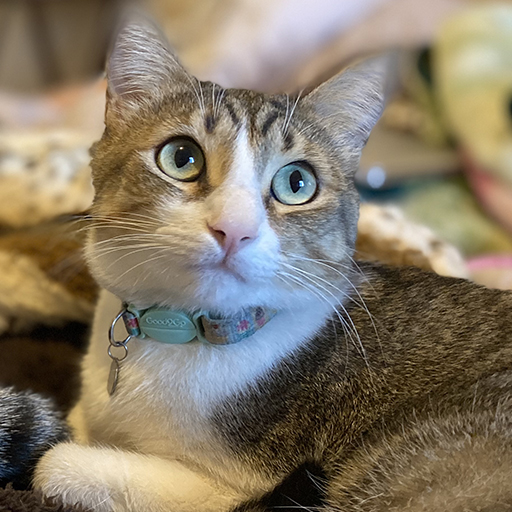
#> input picture Códigos/02 - Algebra Lineal y Estadistica/Imagenes/Lily.jpg, 512 x 512 px
$ jupyter execute 'e. Ruido en Imagenes.ipynb'
#> lines starting #> are read from the running program, lines starting #| are printed output that depends on the picture
<div class="alert alert-block alert-info">
<span style="color: rgb(0,53,91);">
<center></center>
<font face = "Times New Roman" size = "6"><b><center>Ingenierías ITESO</center></b></font>
<font face = "Times New Roman" size = "5"><b><center>Programación para Análisis de Datos</center></b></font>

<b><font face = "Times New Roman" size = "4"><center>Tema 2: Álgebra Lineal y Estadística</center></font>
<font face = "Times New Roman" size = "4"><center>Subtema e: Ruido en Imágenes</center></font></b>
<div align="right"><font face = "Times New Roman" size = "2">Dr. Iván Esteban Villalón Turrubiates (villalon@iteso.mx)</font></div>
</span></div>

## Ruido en Imágenes
La agregación artificial de **Ruido** es una operación ampliamente utilizada en el procesamiento digital de imágenes, la imagen de entrada ***f(x,y)*** se **convoluciona** con la respuesta del sistema ***h(x,y)*** para producir la imagen de salida modificada ***g(x,y)***, la cual es alterada por la agregación de ruido ***n(x,y)***.

<center></center>

Matemáticamente se expresa de la siguiente manera (*donde M,N son la cantidad de renglones y columnas, respectivamente*):

$$ g(x,y) = f(x,y) * h(x,y) + n(x,y) = \sum_{k=0}^{M-1}\sum_{l=0}^{N-1}f(k,l)h(x-k,y-l) + n(x,y) $$

Se realizará la aplicación de agregación de **Ruido** a la imagen de **Lily**, para ello el primer paso será cargar la imagen por medio de los siguientes pasos:
1. Importar las librerías **Scikit-Image**, **NumPy** y **Matplotlib** que serán empleadas.
2. Cargar el archivo con la imagen de **Lily** y almacenarlo en la matriz correspondiente.
3. Se asignarán los valores del número de renglones, columnas y bandas a variables para su posterior uso empleando el método `.shape`.
4. Se muestra la imagen para verificarla.

[cell 1]
#Importación de Librerías
from skimage import io
import numpy as np
import matplotlib.pyplot as plt

#Lectura de la Imagen desde un archivo JPG
Lily = io.imread("./Imagenes/Lily.jpg")
#> Lily is the input picture: shape (512, 512, 3); mean R, G, B 133.3, 122.3, 104.2

#Asignación de los valores del número de renglones, columnas y bandas en la imagen
R = Lily.shape[0]
#> R = 512
C = Lily.shape[1]
#> C = 512
B = Lily.shape[2]
#> B = 3

#Impresión de la Imagen
plt.imshow(Lily)
plt.axis('off')
plt.title("Lily")
plt.show()

La operación de ***Ruido*** agrega valores adicionales de manera aleatoria a cada uno de los pixeles en la imagen ***RGB*** de `Lily` en sus tres bandas, esto se realiza por medio del método `.random.normal(a,b)` de **NumPy**, en el cual los argumentos son:

* El argumento `a` indica el valor de la media del ruido a ser agregado.
* El argumento `b` indica el valor de la desviación estándar del ruido a ser agregado.

Para realizar la operación de agregación de ***Ruido*** se creará una ***Función*** de nombre `imagenRuido()` que aceptará como parámetros a la imagen, el valor de la media del ruido y el valor de la desviación estándar del ruido. Se realizarán las siguientes operaciones para cada uno de los pixeles en la imagen original:
1. Se inicializará con ceros una matriz de las mismas dimensiones que la imagen original, en la cual se almacenará el resultado. Esto se realiza por medio del método `.zeros()` de **NumPy**.
2. A cada uno de los pixeles en las tres bandas de la imagen se le agregará un valor aleatorio generado por medio del método `.random.normal(a,b)` de **NumPy**.

[cell 2]
#Función para Agregación de Ruido
def imagenRuido(Imagen,med,des):

    #Inicialización de la imagen con ruido
#> called with med = 80, des = 20
    Ruido = np.zeros((R,C,B))

    #Formación de la imagen con ruido
    for i in range(0,R):
        for j in range(0,C):
            for k in range(0,B):
                Ruido[i,j,k] = Imagen[i,j,k] + np.random.normal(med,des)
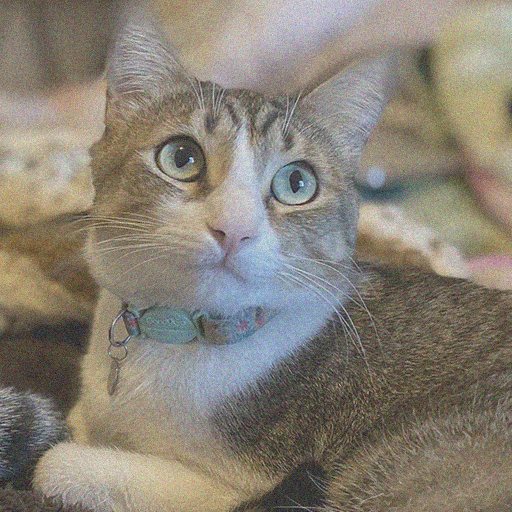
#> Ruido: shape (512, 512, 3) float64; mean R, G, B 213.4, 202.3, 184.2; drawn with min black and max white
    return Ruido

Durante la operación de agregación de ***Ruido*** a la imagen, los valores resultantes pueden estar fuera del rango de valores `[0,255]` que contienen las imágenes, además de que pueden ser valores *flotantes* y no *enteros*. Debido a ello, la imagen debe normalizarse y escalarse a *8 bits* y para ello se puede emplear la ***Función*** de nombre `normalizacion()` definida en el subtema anterior:

[cell 3]
#Función para la Normalización
def normalizacion(Imagen):
    #Inicializacion de la matriz normalizada
    ImaNormal=np.zeros((R,C,B))

    #Valores maximo y minimo para la banda R
    max_r=np.max(Imagen[:,:,0])
#> max_r = 398.6
    min_r=np.min(Imagen[:,:,0])
#> min_r = 19.2

    #Valores maximo y minimo para la banda G
    max_g=np.max(Imagen[:,:,1])
#> max_g = 377.9
    min_g=np.min(Imagen[:,:,1])
#> min_g = -1.22

    #Valores maximo y minimo para la banda B
    max_b=np.max(Imagen[:,:,2])
#> max_b = 394
    min_b=np.min(Imagen[:,:,2])
#> min_b = 0.363

    #Normalización de la imagen con ruido
    for i in range(0,R):
        for j in range(0,C):
            ImaNormal[i,j,0] = (Imagen[i,j,0] - min_r) / (max_r - min_r)
            ImaNormal[i,j,1] = (Imagen[i,j,1] - min_g) / (max_g - min_g)
            ImaNormal[i,j,2] = (Imagen[i,j,2] - min_b) / (max_b - min_b)

    #Escalamiento a escala de 0 a 255 (8 bits)
    ImaNormal8 = ImaNormal[:,:,:] * 255

    #Imagen final con valores enteros
    ImaFinal = np.uint8(ImaNormal8)

    return ImaFinal

De esta manera es posible realizar la operación de agregación de ruido realizando los siguientes pasos:
1. Se definen los valores de la media del ruido y el valor de la desviación estándar del ruido a ser empleados.
2. Se llama la función `imagenRuido()` cuyos parámetros son la imagen almacenada en la matriz `Lily`, el valor de la media y el valor de la desviación estándar, el resultado se asigna a una variable `AgregaRuido`.
3. Se llama la función `normalizacion()` cuyo parámetro es la imagen resultante de la agregación de ruido y almacenada en la matriz `AgregaRuido`, el resultado se asigna a una variable `ImaRuido`.
4. Se muestra el resultado de la matriz `ImaRuido` con la opción de guardar la imagen resultante.

***Nota:*** La imagen obtenida puede ser guardada empleando el método `.imsave(a,b,c)` de **Matplotlib**, donde sus argumentos son:
* El argumento `a` indica el nombre de destino del archivo a ser guardado.
* El argumento `b` indica la variable que contiene los valores a ser guardados.

[cell 4]
#Media y Desviación Estándar del Ruido
media = 80
deest = 20

#Agregación de Ruido a la Imagen
AgregaRuido = imagenRuido(Lily, media, deest)

#Determinación de la Normalización
ImaRuido = normalizacion(AgregaRuido)

#Impresión de la Imagen con Ruido
plt.subplot(1,2,1), plt.imshow(Lily), plt.axis('off'), plt.title("Lily")
plt.subplot(1,2,2), plt.imshow(ImaRuido), plt.axis('off'), plt.title("Lily con Ruido")
#plt.imsave('./Guardados/Lily_Ruido.jpg', ImaRuido)
plt.show()
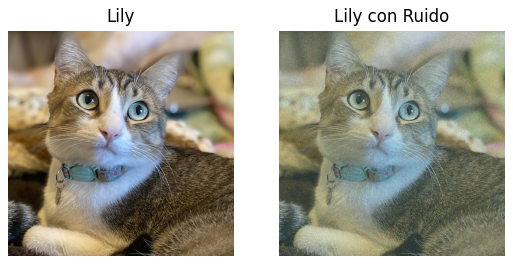
#> figure drawn by matplotlib, 2 panels
